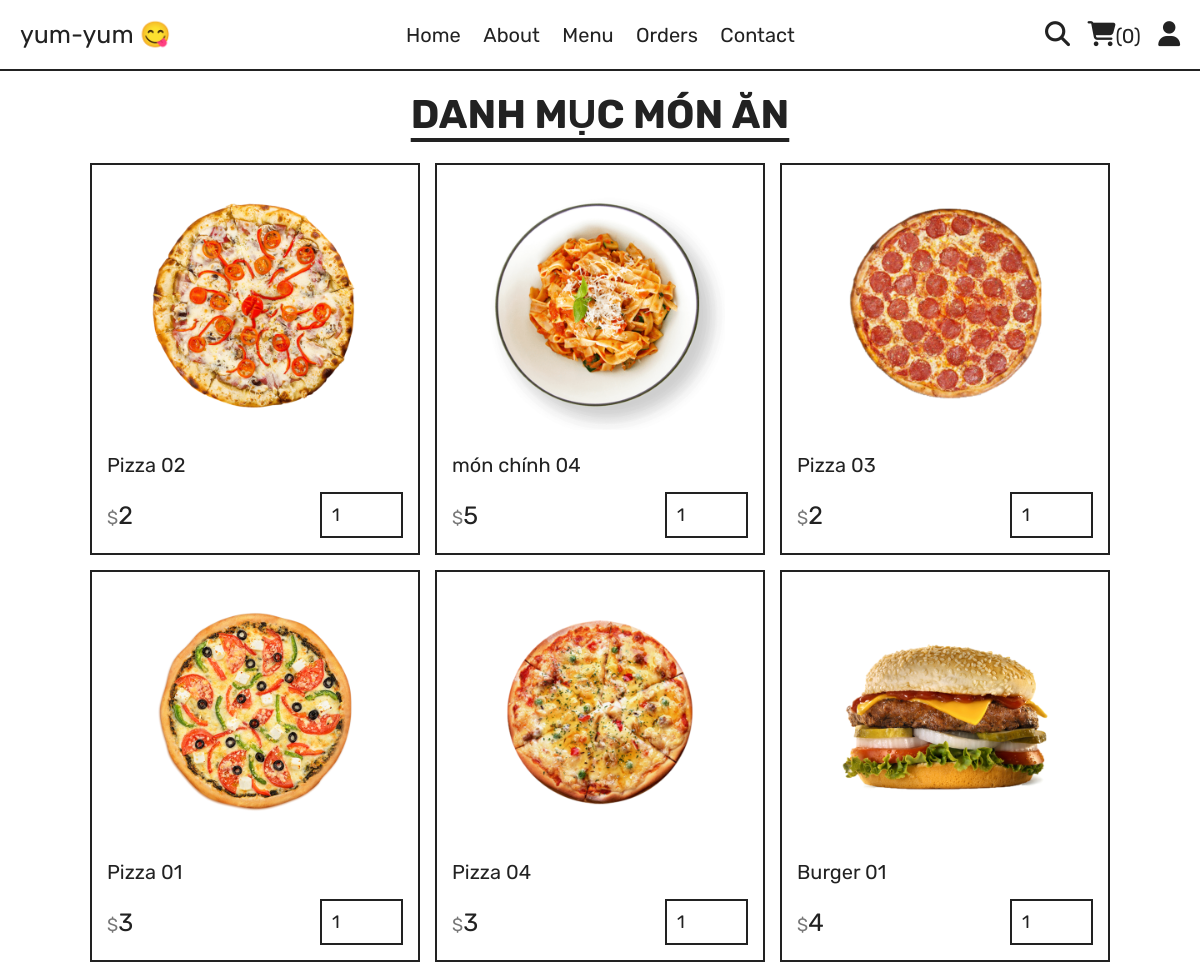
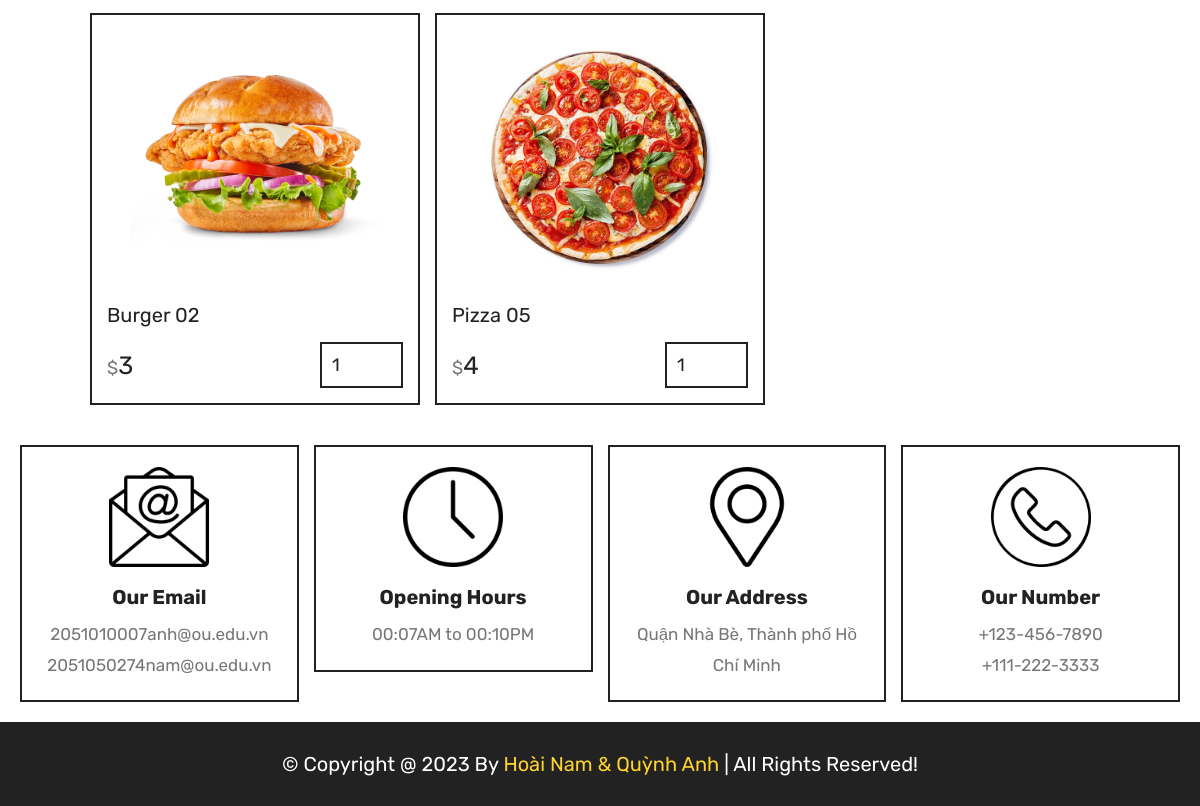
/category.php?category=fast food, run on the app's committed database (2 pictures, top to bottom).
### tables this page shows
CREATE TABLE `products` (
  `id` int(100) NOT NULL,
  `name` varchar(100) NOT NULL,
  `category` varchar(100) NOT NULL,
  `price` int(10) NOT NULL,
  `image` varchar(100) NOT NULL
);

### category.php (the view, shortened to what this page needs)
<?php
include 'components/connect.php';
?>
<!DOCTYPE html>
<html lang="en">
<head>
   <link rel="stylesheet" href="https://cdnjs.cloudflare.com/ajax/libs/font-awesome/6.1.1/css/all.min.css">
   <link rel="stylesheet" href="css/style.css">
</head>
<body>
<?php include 'components/user_header.php'; ?>
<section class="products">
   <h1 class="title">Danh mục món ăn</h1>
   <div class="box-container">
      <?php
         $category = $_GET['category'];
         $select_products = $conn->prepare("SELECT * FROM `products` WHERE category = ?");
         $select_products->execute([$category]);
         if($select_products->rowCount() > 0){
            while($fetch_products = $select_products->fetch(PDO::FETCH_ASSOC)){
      ?>
      <form action="" method="post" class="box">
         <img src="uploaded_img/<?= $fetch_products['image']; ?>" alt="">
         <div class="name"><?= $fetch_products['name']; ?></div>
         <div class="flex">
            <div class="price"><span>$</span><?= $fetch_products['price']; ?></div>
            <input type="number" name="qty" class="qty" min="1" max="99" value="1" maxlength="2">
         </div>
      </form>
      <?php
            }
         }else{
            echo '<p class="empty">Chưa có sản phẩm nào được thêm vào!</p>';
         }
      ?>
   </div>
</section>
<?php include 'components/footer.php'; ?>
</body>
</html>

### css/style.css (style rules this page uses)
:root { --yellow:#fed330; --red:#e74c3c; --white:#fff; --black:#222; --light-color:#777; --border:.2rem solid var(--black); }
* { font-family: 'Rubik', sans-serif; margin:0; padding:0; box-sizing: border-box; outline: none; border: none; text-decoration: none; }
html { font-size: 62.5%; overflow-x: hidden; scroll-behavior: smooth; stop-opacity: 7rem; }
section { margin:0 auto; max-width: 1200px; padding:2rem; }
.title { text-align: center; margin-bottom: 2.5rem; font-size: 4rem; color:var(--black); text-transform: uppercase; text-decoration: underline; text-underline-offset: 1rem; }
.products .box-container { display: grid; grid-template-columns: repeat(auto-fit, 33rem); justify-content: center; align-items: flex-start; gap:1.5rem; }
.products .box-container .box { border:var(--border); padding:1.5rem; position: relative; overflow: hidden; }
.products .box-container .box img { height: 25rem; width: 100%; object-fit: contain; margin-bottom: 1rem; }
.products .box-container .box .name { font-size: 2rem; color:var(--black); margin:1rem 0; }
.products .box-container .box .flex { display: flex; align-items: center; gap:1rem; margin-top: 1.5rem; }
.products .box-container .box .flex .price { margin-right: auto; font-size: 2.5rem; color:var(--black); }
.products .box-container .box .flex .price span { color:var(--light-color); font-size: 1.8rem; }
.products .box-container .box .flex .qty { padding:1rem; border:var(--border); font-size: 1.8rem; color:var(--black); }

### data on the page
products: image (picture), name "Pizza 02", price "2"
products: image (picture), name "món chính 04", price "5"
products: image (picture), name "Pizza 03", price "2"
products: image (picture), name "Pizza 01", price "3"
products: image (picture), name "Pizza 04", price "3"
products: image (picture), name "Burger 01", price "4"
products: image (picture), name "Burger 02", price "3"
products: image (picture), name "Pizza 05", price "4"

### other printed values
$total_cart_items "0"
